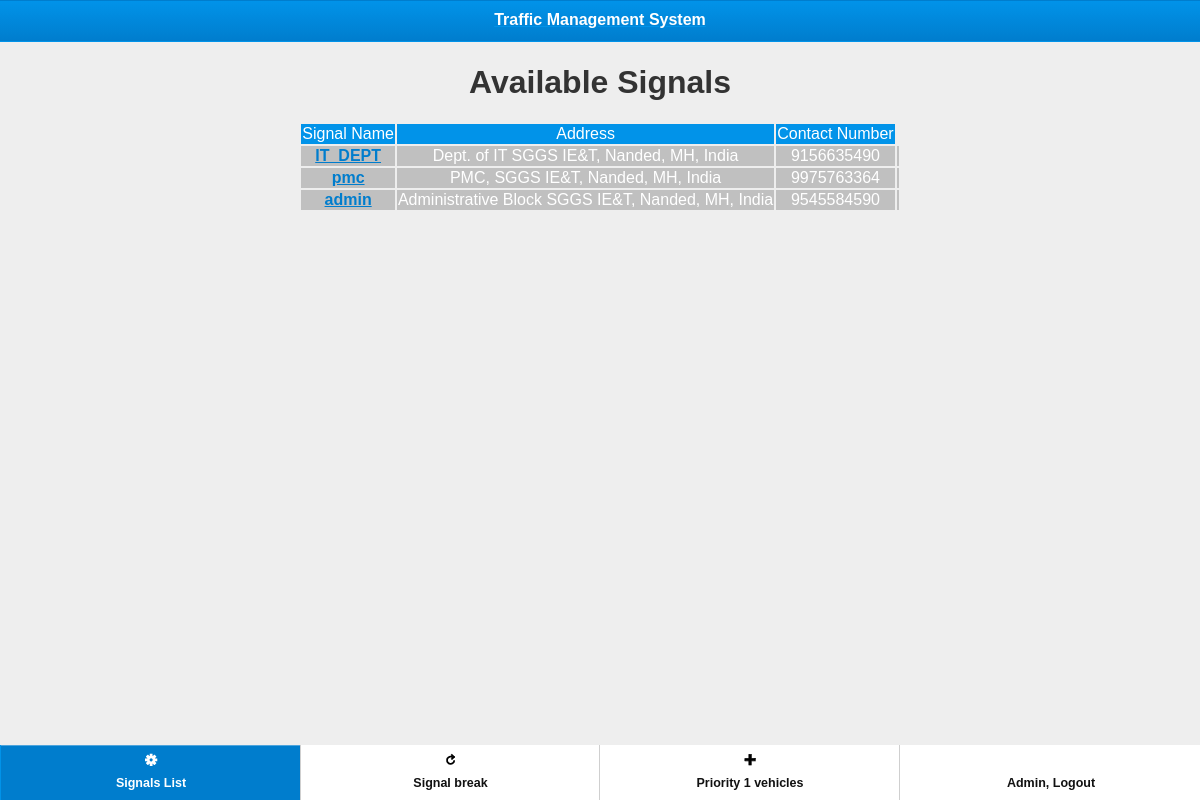
Page /Final/blue/signals/signals_list.php (signed in) on the committed database.
### tables this page shows
CREATE TABLE IF NOT EXISTS `signals` (
  `signo` varchar(20) NOT NULL DEFAULT '',
  `lat` varchar(20) NOT NULL,
  `lang` varchar(20) NOT NULL,
  `address` varchar(50) NOT NULL,
  `contact` bigint(10) NOT NULL,
  PRIMARY KEY (`signo`),
  UNIQUE KEY `signo` (`signo`)
);

### Final/blue/signals/signals_list.php (the view, shortened to what this page needs)
<html>
<head>
  <link rel="stylesheet" href="../assets/css/jquery.mobile-1.2.0.css" />
</head>
<body>
<div data-role="page">
<a href = "../">
  <div data-role="header">
    <h1>Traffic Management System</h1>
  </div>
</a>
  <div align = "left">
<h1 align = "center">Available Signals</h1>
<table border = '0' style = 'color : white' align = 'center'><tr style=
'background:#0193e9 ' style='font-family:Comic Sans MS' align = 'center'>
<td>Signal Name</td><td>Address</td><td>Contact Number</td></tr>
<?php
include_once("../db.php");
$result = mysqli_query($conn, "SELECT * FROM signals");
$row  = mysqli_fetch_array($result);
if(is_array($row))
							{
								foreach($result as $row)
								{
									echo"<tr style='background:silver' style='font-family:Comic Sans MS' align = 'center'>";
									echo "<td><a href = 'status.php?signo=".$row['signo']."'>".$row['signo']."</a></td>"."<td>".
									$row['address']."</td>"."<td>".
									$row['contact']."</td>"."<td>";
									echo"</tr>";
								}
							} else {
echo "Data not available...";
}
?>
</table>
  </div>
  <div data-role="footer" data-position="fixed">
    <div data-role="navbar">
      <ul>
        <li><a href="signals_list.php" data-icon="gear" class="ui-btn-active ui-state-persist">Signals List</a></li>
        <li><a href="../signalbreak/signalbreak.php" data-icon="refresh">Signal break</a></li>
        <li><a href="../priority1/priority1.php" data-icon="menu">Priority 1 vehicles</a></li>
		<li><a href="../logout.php"><?php echo "<b>".$_SESSION["name"]."</b>,"; ?>	Logout</a>		</li>
      </ul>
    </div>
  </div>
</div>
</body>
</html>

### rows in the picture
signals: signo "IT_DEPT", address "Dept. of IT SGGS IE&T, Nanded, MH, India", contact "9156635490"
signals: signo "pmc", address "PMC, SGGS IE&T, Nanded, MH, India", contact "9975763364"
signals: signo "admin", address "Administrative Block SGGS IE&T, Nanded, MH, India", contact "9545584590"

### other values in the picture
$_SESSION["name"] "Admin"
